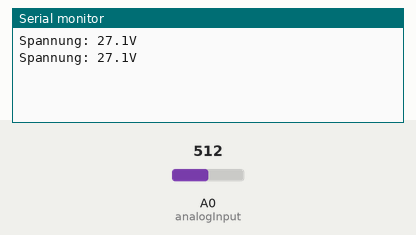
Recording of a sketch running on a simulated Arduino Uno, built with avr-gcc and run on an emulated ATmega328P. On the bench: the last lines printed to the serial monitor. The test bench sets the inputs (shaded band); at power-on: A0 (analogInput) = 512.

Above: at 5.8 s.
5.9 s: A0 (analogInput) set to 716
At 10.7 s:
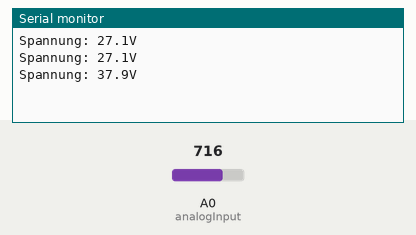
11.9 s: A0 (analogInput) set to 900
At 15.7 s:
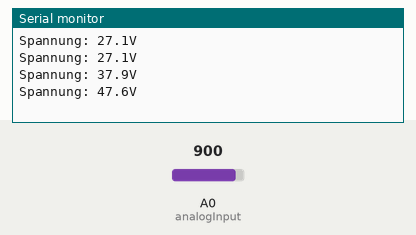
Timing chart, 0 to 17.2 s (numbered marks = the images above; inputs shaded):
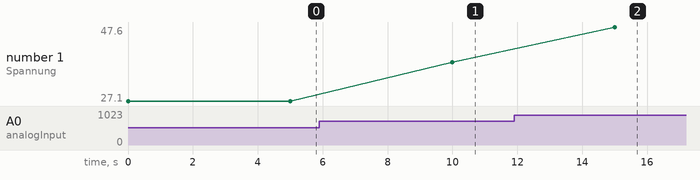

Measured:
- after the input at 5.9 s, the serial monitor: prints a new line after 4.1 s (image 1)
- after the input at 11.9 s, the serial monitor: prints a new line after 3.1 s (image 2)
- plotted number 1: 27.1 → 37.9 after the input at 5.9 s, 37.9 → 47.6 after the input at 11.9 s

The sketch:

Voltage-Measuring.ino
```cpp
// DC Voltmeter Test

int analogInput = 0;
float vout = 0.0;
float vin = 0.0;

float R1 = 100200.0;
float R2 = 9960.0;
int value = 0;


void setup()
{
  Serial.begin(9600);
  pinMode(analogInput, INPUT);

}

void loop()
{
  //read tje value at analog input
  value = analogRead(analogInput);
  vout = (value * 4.9) / 1024.0;
  vin = vout / (R2/(R1+R2));

  if (vin<0.09)
  {
     vin=0.0;
  }

  Serial.print("Spannung: ");
  Serial.print(vin, 1);
  Serial.println("V");
  delay(5000);
}
```
